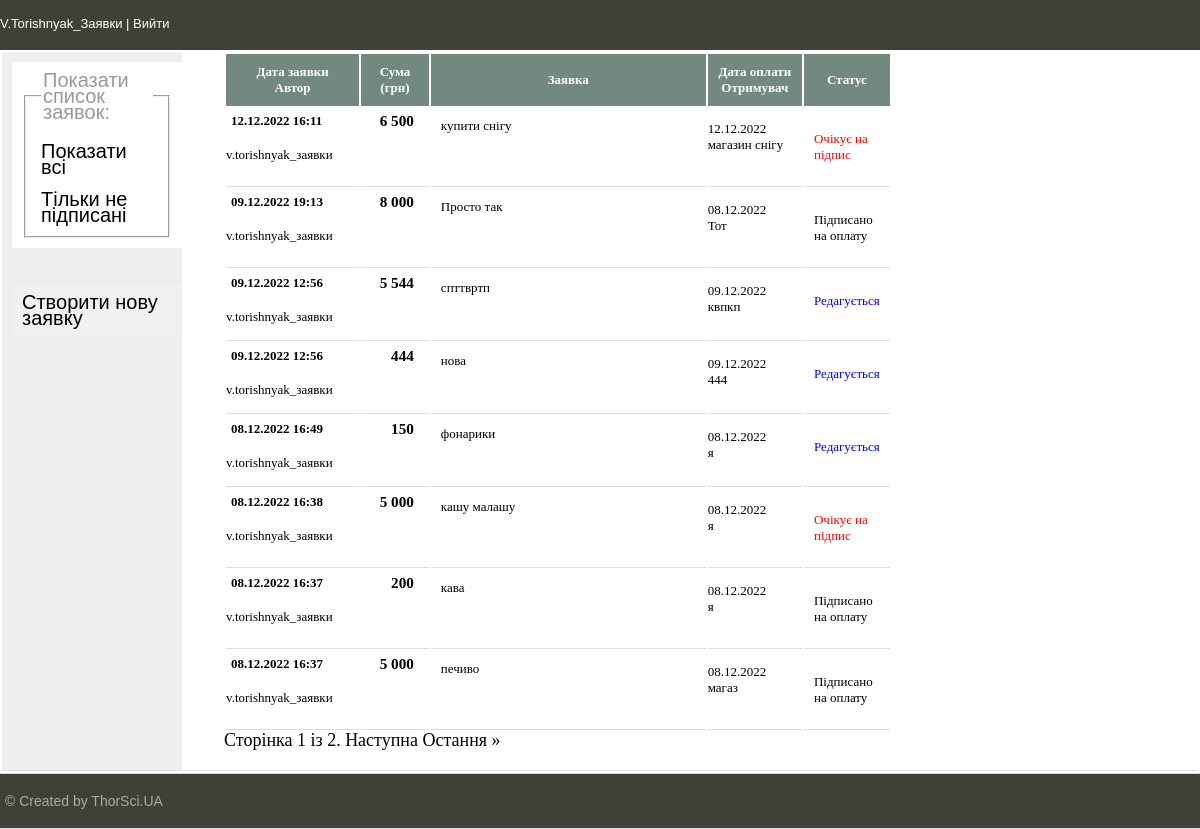
The page /req-list/ (signed in) on the database its author committed.
### requestApp/models.py (models this page shows, shortened)
class Req(models.Model):
    user = models.ForeignKey(User, on_delete=models.PROTECT, default=None,
                             verbose_name='Автор', related_name='reqs')
    req_date = models.DateTimeField(auto_now=True,
                                    verbose_name='Дата заявки')
    pay_date = models.DateField(verbose_name='Дата потреби',
                                default=get_default_pay_date,
                                help_text='<sup>план</sup>', )
    target = models.TextField(max_length=500, verbose_name='Ціль',
                              error_messages={'blank': 'Необхідно заповнити це поле'})
    sum = models.IntegerField(default=0, verbose_name='Сума')
    receiver = models.CharField(max_length=50, verbose_name='Отримувач')
    is_ready = models.BooleanField(default=False, verbose_name='Готово для підпису')
    is_agreed = models.BooleanField(default=False, verbose_name='Узгоджено')
    info_text = models.CharField(max_length=500, blank=True, verbose_name='Дод інфо')
    class Meta:
        verbose_name = 'Заявка'
        verbose_name_plural = 'ЗаявкиРДС'
        ordering = ['-req_date']

### requestApp/views.py (the view)
# urls.py: path('req-list/', ReqList.as_view(), name='req-list'),
class ReqList(LoginRequiredMixin, ListView):
    is_signed = False
    model = Req
    paginate_by = 8
    template_name = 'requestApp/req-list.html'
    context_object_name = 'reqs'
    def get_context_data(self, **kwargs):
        context = super().get_context_data(**kwargs)
        context['title'] = 'Перелік заявок'
        return context
    def get_queryset(self):
        signed = self.request.GET.get('signed')
        if signed is None: signed = True
        try:
            u = User.objects.get(id=self.request.user.id)
            user_role = u.userprofile.role
            if user_role == Role.DIRECTOR:
                return Req.objects.filter(
                    (Q(user=self.request.user) | Q(is_ready=True))
                    & (Q(is_agreed=False) | Q(is_agreed=signed)))
            else:
                my_userprofile = UserProfile.objects.get(user=self.request.user)
                return Req.objects.filter(
                    (Q(user=self.request.user) | Q(user__userprofile__supervisor=my_userprofile))
                    & (Q(is_agreed=False) | Q(is_agreed=signed)))
        except ObjectDoesNotExist:
            pass
        return None

### requestApp/templates/requestApp/req-list.html (shortened to what this page needs)
{% extends 'requestApp/base.html' %}
{% block content %}
<table>
    <thead>
    <tr>
        <th>Дата заявки<br>Автор</th>
        <th>Сума <br>(грн)</th>
        <th>Заявка</th>
        <th>Дата оплати<br>Отримувач</th>
        <th>Статус</th>
    </tr>
    </thead>
    {% for p in reqs %}
    <tr class="req-row" ondblclick="window.location.href = '{%  url 'req-update' p.id %}'">
        <td сlass="date-col">
            <div>
                <h4>{{p.req_date|date:"d.m.Y G:i" }} </h4>
                <p>{{p.user}}</p>
            </div>
        </td>
        <td class="sum-col"><h3>{{p.sum}} </h3></td>
        <td>
            <div class="target-col"> {{p.target|linebreaksbr}}</div>
        </td>
        <td><p>{{p.pay_date|date:"d.m.Y" }}<br>{{p.receiver}}</p></td>
        <td class="status-col">
            {% if p.is_agreed %}
            <p> Підписано на оплату
            {% elif p.is_ready %}
            <p style="color:red;"> Очікує на підпис
            {%else%}
            <p style="color:blue;"> Редагується
            {% endif %}
            </p>
        </td>
    </tr>
    {% endfor %}
</table>
<div class="pagination">
    <span class="step-links" style="font-size:18px">
        <span class="current">
            Сторінка {{ page_obj.number }} із {{ page_obj.paginator.num_pages }}.
        </span>
        {% if page_obj.has_next %}
            <a href="?page={{ page_obj.next_page_number }}">Наступна</a>
            <a href="?page={{ page_obj.paginator.num_pages }}">Остання &raquo;</a>
        {% endif %}
    </span>
</div>
{% endblock %}

### requestApp/templates/requestApp/base.html (shortened to what this page needs)
{% load static %}
<!DOCTYPE html>
<html>
<head>
    <link type="text/css" href="{% static 'requestApp/css/styles.css' %}" rel="stylesheet"/>
</head>
<body>
<table class="table-page" border=0 cellpadding="0" cellspacing="0">
    <tr>
        <td valign=top>
            {% block mainmenu %}
            <div class="header">
                <div class="clear">
                    {% if request.user.is_authenticated %}
                    <li>
                        <div class="user"><a href="{% url 'logout' %}">{{request.user|title}}   |   Вийти</a></div>
                    </li>
                    {%endif%}
                </div>
            </div>
            {% endblock mainmenu %}
            <table class="table-content">
                <tr>
                    <td valign="top" class="left-chapters">
                        <ul id="leftchapters">
                            {% if request.user.is_authenticated %}
                            <li class="btn active">
                                <fieldset>
                                    <legend>Показати список заявок:</legend>
                                    <br>
                                    <div><a href="{% url 'req-list'   %}">Показати всі</a></div>
                                    <br>
                                    <div><a href="{% url 'req-list'   %}?signed=False">Тільки не підписані</a></div>
                                </fieldset>
                            </li>
                            <br>
                            <li class="btn"><a href="{% url 'req-create' %}">Створити нову заявку</a></li>
                            {% endif %}
                        </ul>
                    </td>
                    <td valign="top" class="content">
                        <div class="content-text">
                            {% block content %}
                            {% endblock %}
                        </div>
                    </td>
                </tr>
            </table>
        </td>
    </tr>
    <tr>
        <td valign=top>
            <div id="footer">
                <p>&copy; Created by ThorSci.UA </p>
            </div>
        </td>
    </tr>
</table>
</body>
</html>

### requestApp/static/requestApp/css/styles.css (style rules this page uses)
html, body { font-family: 'Arial'; margin: 0; padding: 0; height: 100%; width: 100%; color: #444; }
a { color:black; text-decoration: none; vertical-align:center; }
.user a { color:white; }
.table-page { width: 100%; height: 100%; vertical-align: top; }
.table-page { height: 100%; }
th { background-color: #728980; color: white; height: 50px; }
table { width: 70%; }
.clear { clear: both; }
.header { background: #3F4137; height: 50px; position: sticky; top: 0; }
.table-content { width: 100%; min-height: 100%; height: 100%; }
.left-chapters { margin: 0; background: #eee; min-height: 100%; }
.left-chapters ul { width: 180px; min-height: 100%; margin: 0; padding: 0px 0px 0px 0px; list-style: none; font-size: 20px; }
.left-chapters ul li { margin: 10px 0px 10px 10px; padding: 10px 10px 10px 10px; color: #999; }
.left-chapters ul li a { text-decoration: none; width:100% }
.content { padding: 0px 20px 20px 20px; width: 100%; box-sizing: border-box; }
.content-text { margin: 0px 0 0 20px; color: #000; font-family: Yandex Sans Display Light; }
#footer { box-sizing: border-box; background: #3F4137; padding: 5px; color: #aaa; font-size: 14px; font-family: Verdana, Geneva, Arial, Helvetica; text-align: left; overflow: hidden; }
td { font-size: 0.8125rem; line-height: 16px; vertical-align: top; padding: 0px; border-bottom: 1px solid #ddd; }
thead th { position: sticky; top: 53px; }
.target-col { padding:10px; height:50px; width:200px; overflow: hidden; }
.status-col { padding:10px; height:50px; width:20px; overflow: hidden; }
.sum-col { text-align: right; padding-right:10px; }
h3, h4 { margin:0; padding:5px; }
.btn { border: none; outline: none; padding: 10px 16px; background-color: #f1f1f1; cursor: pointer; }
.active, .btn:hover { background-color: #fff; border-right-color:red; }

### rows shown on the page
Req: req_date "12.12.2022 16:11", user "v.torishnyak_заявки", sum "6 500", target "купити снігу", pay_date "12.12.2022", receiver "магазин снігу", is_agreed "Очікує на підпис"
Req: req_date "09.12.2022 19:13", user "v.torishnyak_заявки", sum "8 000", target "Просто так", pay_date "08.12.2022", receiver "Тот", is_agreed "Підписано на оплату"
Req: req_date "09.12.2022 12:56", user "v.torishnyak_заявки", sum "5 544", target "спттвртп", pay_date "09.12.2022", receiver "квпкп", is_agreed "Редагується"
Req: req_date "09.12.2022 12:56", user "v.torishnyak_заявки", sum "444", target "нова", pay_date "09.12.2022", receiver "444", is_agreed "Редагується"
Req: req_date "08.12.2022 16:49", user "v.torishnyak_заявки", sum "150", target "фонарики", pay_date "08.12.2022", receiver "я", is_agreed "Редагується"
Req: req_date "08.12.2022 16:38", user "v.torishnyak_заявки", sum "5 000", target "кашу малашу", pay_date "08.12.2022", receiver "я", is_agreed "Очікує на підпис"
Req: req_date "08.12.2022 16:37", user "v.torishnyak_заявки", sum "200", target "кава", pay_date "08.12.2022", receiver "я", is_agreed "Підписано на оплату"
Req: req_date "08.12.2022 16:37", user "v.torishnyak_заявки", sum "5 000", target "печиво", pay_date "08.12.2022", receiver "магаз", is_agreed "Підписано на оплату"

### other values the page prints
{{ request.user|title }} "V.Torishnyak_Заявки"
{{ page_obj.number }} "1"
{{ page_obj.paginator.num_pages }} "2"
